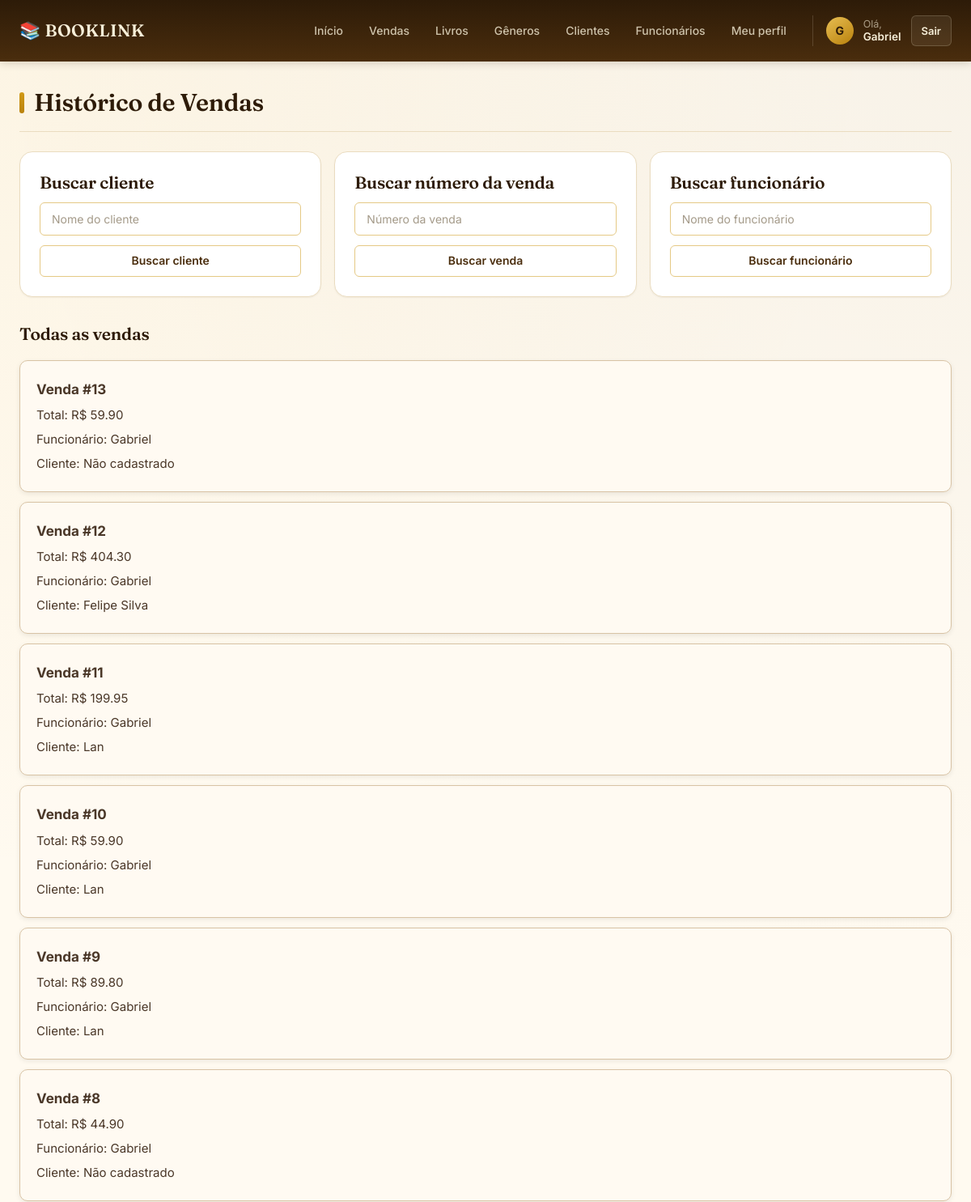
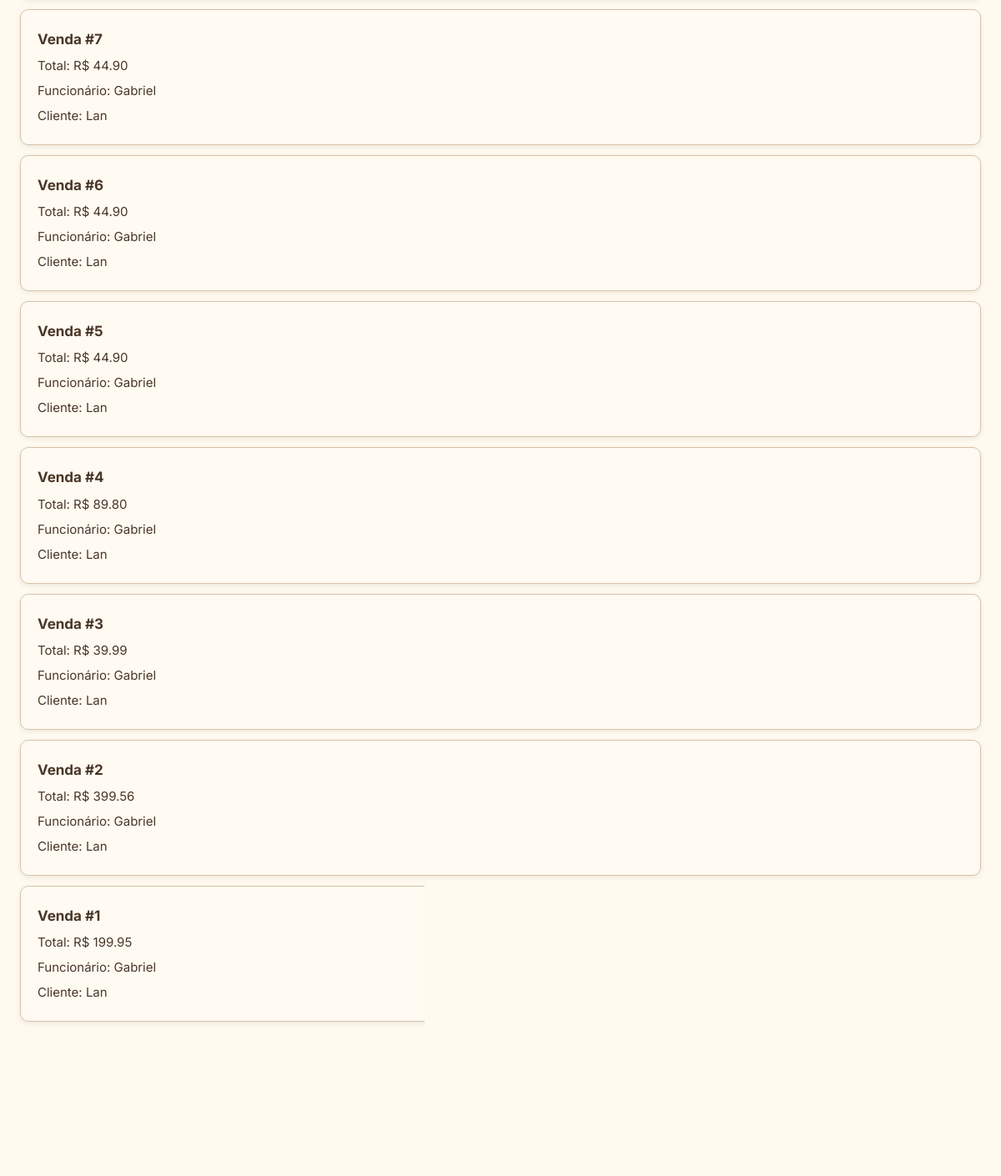
Screenshot of /vendas/historico (signed in) with the database file from the repository (2 pictures, top to bottom).
### models.py (models this page shows)
class Usuario(UserMixin, db.Model):
    __tablename__ = 'usuarios'
    id = db.Column(db.Integer, primary_key=True)
    nome = db.Column(db.String(100), nullable=False)
    email = db.Column(db.String(100), unique=True, nullable=False)
    senha = db.Column(db.String(255), nullable=False)
    tipo = db.Column(
        db.String(20),
        nullable=False,
        default='funcionario'
    )
    empresa_id = db.Column(
        db.Integer,
        db.ForeignKey('empresas.id'),
        nullable=True
    )
    data_cadastro = db.Column(
        db.DateTime,
        default=datetime.now
    )
    vendas = db.relationship(
        'Venda',
        backref='usuario',
        lazy=True
    )

class Venda(db.Model):
    __tablename__ = 'vendas'
    id = db.Column(
        db.Integer,
        primary_key=True
    )
    comprador_id = db.Column(
        db.Integer,
        db.ForeignKey('compradores.id'),
        nullable=True
    )
    empresa_id = db.Column(
        db.Integer,
        db.ForeignKey('empresas.id'),
        nullable=False
    )
    usuario_id = db.Column(
        db.Integer,
        db.ForeignKey('usuarios.id'),
        nullable=False
    )
    data_venda = db.Column(
        db.DateTime,
        default=datetime.now
    )
    total = db.Column(
        db.Float,
        nullable=False,
        default=0
    )
    itens = db.relationship(
        'ItemVenda',
        backref='venda',
        lazy=True,
        cascade='all, delete-orphan'
    )

class Comprador(db.Model):
    __tablename__ = 'compradores'
    id = db.Column(db.Integer, primary_key=True)
    nome = db.Column(
        db.String(100),
        nullable=False
    )
    email = db.Column(
        db.String(100),
        nullable=False
    )
    telefone = db.Column(
        db.String(20),
        nullable=True
    )
    empresa_id = db.Column(
        db.Integer,
        db.ForeignKey('empresas.id'),
        nullable=False
    )
    data_cadastro = db.Column(
        db.DateTime,
        default=datetime.now
    )
    vendas = db.relationship(
        'Venda',
        backref='comprador',
        lazy=True
    )

### routes/vendas.py (the view)
@vendas_bp.route('/vendas/historico')
@login_required
def historico_vendas():
    if not usuario_pode_vender():
        return redirect(url_for('home'))
    erro = request.args.get('erro')
    vendas = Venda.query.filter_by(
        empresa_id=current_user.empresa_id
    ).order_by(
        Venda.id.desc()
    ).all()
    return render_template(
        'vendas/historico.html',
        vendas=vendas,
        erro=erro
    )

### app.py (called while the page is built)
@lm.user_loader
def user_loader(id):
    usuario = Usuario.query.filter_by(
        id=id
    ).first()
    return usuario

### routes/vendas.py (called while the page is built)
def usuario_pode_vender():
    return current_user.tipo in [
        'admin',
        'funcionario'
    ]

### templates/vendas/historico.html (shortened to what this page needs)
{% extends "base.html" %}
{% block content %}
<h1 class="titulo-pagina">
    Histórico de Vendas
</h1>
<div class="historico-buscas">
<div class="historico-busca">
    <h2>
        Buscar cliente
    </h2>
    <form
        method="GET"
        action="{{ url_for('vendas.buscar_clientes_historico') }}"
    >
        <div class="campo">
            <input
                type="text"
                name="busca"
                placeholder="Nome do cliente"
            >
        </div>
        <button
            type="submit"
            class="botao"
        >
            Buscar cliente
        </button>
    </form>
</div>
<div class="historico-busca">
    <h2>
        Buscar número da venda
    </h2>
    <form
        method="GET"
        action="{{ url_for('vendas.buscar_venda_historico') }}"
    >
        <div class="campo">
            <input
                type="text"
                name="numero"
                placeholder="Número da venda"
            >
        </div>
        <button
            type="submit"
            class="botao"
        >
            Buscar venda
        </button>
    </form>
</div>
<div class="historico-busca">
    <h2>
        Buscar funcionário
    </h2>
    <form
        method="GET"
        action="{{ url_for('vendas.buscar_funcionarios_historico') }}"
    >
        <div class="campo">
            <input
                type="text"
                name="busca"
                placeholder="Nome do funcionário"
            >
        </div>
        <button
            type="submit"
            class="botao"
        >
            Buscar funcionário
        </button>
    </form>
</div>
</div>
<div class="historico-vendas">
    <h2>
        Todas as vendas
    </h2>
    {% for venda in vendas %}
        <div class="venda">
            <p>
                Venda #{{ venda.id }}
            </p>
            <p>
                Total: R$ {{ "%.2f"|format(venda.total) }}
            </p>
            <p>
                Funcionário: {{ venda.usuario.nome }}
            </p>
            {% if venda.comprador %}
                <p>
                    Cliente: {{ venda.comprador.nome }}
                </p>
            {% else %}
                <p>
                    Cliente: Não cadastrado
                </p>
            {% endif %}
        </div>
    {% else %}
        <p>
            Nenhuma venda encontrada.
        </p>
    {% endfor %}
</div>
{% endblock %}

### templates/base.html (shortened to what this page needs)
<!DOCTYPE html>
<html lang="pt-br">
<head>
<link rel="stylesheet" href="{{ url_for('static', filename='style.css') }}">
</head>
<body>
<header class="header">
    <div class="header-container">
        <a href="{{ url_for('home') }}" class="logo">
            📚 BOOKLINK
        </a>
        <nav class="nav">
            <a href="{{ url_for('homeAdm.homeAdm') }}">
                Início
            </a>
            <a href="{{ url_for('vendas.nova_venda') }}">
                Vendas
            </a>
            <a href="{{ url_for('livros.listar_livros') }}">
                Livros
            </a>
            <a href="{{ url_for('generos.listar_generos') }}">
                Gêneros
            </a>
            <a href="{{ url_for('compradores.listar_compradores') }}">
                Clientes
            </a>
            {% if current_user.tipo in ['admin'] %}
                <a href="{{ url_for('funcionarios.listar_funcionarios') }}">
                    Funcionários
                </a>
            {% endif %}
            <a href="{{ url_for('funcionarios.editar_funcionarios', id=current_user.id) }}">
                Meu perfil
            </a>
            {% if current_user.is_authenticated %}
                <div class="user-area">
                    <div class="user-avatar">
                        {{ current_user.nome[0]|upper }}
                    </div>
                    <div class="user-info">
                        <span>Olá,</span>
                        <strong>{{ current_user.nome }}</strong>
                    </div>
                    <a href="{{ url_for('logout') }}" class="logout-btn">
                        Sair
                    </a>
                </div>
            {% endif %}
        </nav>
    </div>
</header>
<main class="container">
    {% block content %}
    {% endblock %}
</main>
<footer class="footer">
    <p>
    </p>
    <p>
    </p>
</footer>
</body>
</html>

### rows the page displays
Usuario: nome "G", nome "Gabriel"
Venda: id "13", total "59.90", usuario.nome "Gabriel", shows "Cliente: Não cadastrado"
Venda: id "12", total "404.30", usuario.nome "Gabriel", comprador.nome "Felipe Silva"
Venda: id "11", total "199.95", usuario.nome "Gabriel", comprador.nome "Lan"
Venda: id "10", total "59.90", usuario.nome "Gabriel", comprador.nome "Lan"
Venda: id "9", total "89.80", usuario.nome "Gabriel", comprador.nome "Lan"
Venda: id "8", total "44.90", usuario.nome "Gabriel", shows "Cliente: Não cadastrado"
Venda: id "7", total "44.90", usuario.nome "Gabriel", comprador.nome "Lan"
Venda: id "6", total "44.90", usuario.nome "Gabriel", comprador.nome "Lan"
Venda: id "5", total "44.90", usuario.nome "Gabriel", comprador.nome "Lan"
Venda: id "4", total "89.80", usuario.nome "Gabriel", comprador.nome "Lan"
Venda: id "3", total "39.99", usuario.nome "Gabriel", comprador.nome "Lan"
Venda: id "2", total "399.56", usuario.nome "Gabriel", comprador.nome "Lan"
Venda: id "1", total "199.95", usuario.nome "Gabriel", comprador.nome "Lan"
